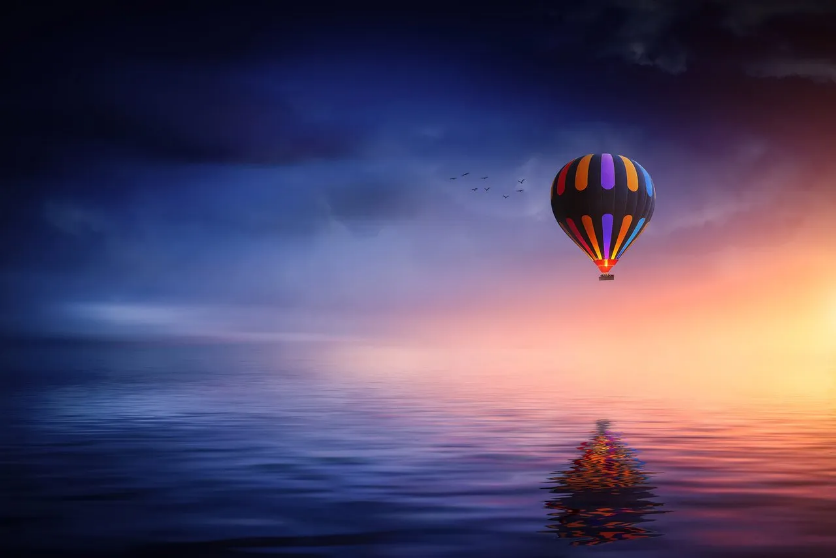
%> input picture DIP Lab 3/image6.png, 836 x 558 px
$ octave Q5.m   (GNU Octave 9; MATLAB toolbox functions it lacks are replaced by stand-ins)
%> lines starting %> are read from the running program, lines starting %| are printed output that depends on the picture; in (x1, y1, x2, y2) boxes, pixels count from 0 and x2, y2 are one past the last pixel; in counts of white or black regions, pixels touching at a corner belong together; the program's own positions count from 1

% Read the images
rgbImg = imread('/MATLAB Drive/Lab 3/image6.png');
%> rgbImg is the input picture: size 558x836x3 uint8; mean R, G, B 86.2, 73.8, 102.3
grayImg = imread('/MATLAB Drive/Lab 3/image2.jpg');
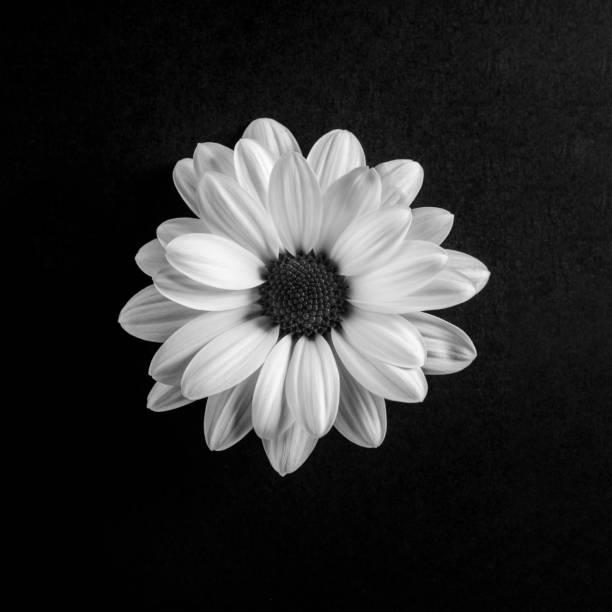
%> input picture DIP Lab 3/image2.jpg, 612 x 612 px
%> grayImg is the input picture: size 612x612x3 uint8; min 0, max 255, mean 46
[indexedImg, map] = imread('/MATLAB Drive/Lab 3/image1.png');
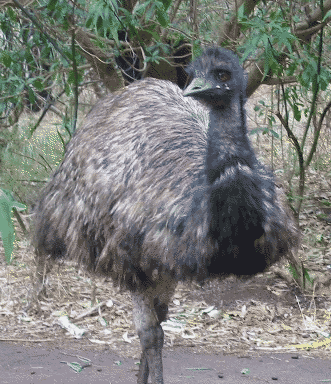
%> input picture DIP Lab 3/image1.png, 331 x 384 px
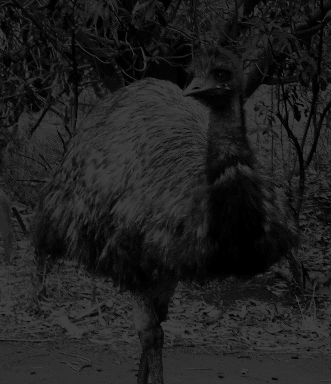
%> indexedImg: size 384x331 uint8; min 0, max 63, mean 31.6
%> map = 256 rows, first 12: [0.118 0.118 0.141; 0.18 0.251 0.173; 0.22 0.341 0.18; 0.161 0.176 0.192; 0.243 0.247 0.192; 0.212 0.196 0.2; 0.259 0.255 0.251; 0.22 0.243 0.255; 0.29 0.278 0.259; 0.247 0.357 0.259; 0.322 0.435 0.271; 0.329 0.302 0.275]
% Display the original images
figure;
subplot(2, 3, 1), imshow(rgbImg);
title("RGB");
subplot(2, 3, 2), imshow(grayImg);
title("Gray");
subplot(2, 3, 3), imshow(indexedImg);
title("Indexed");

% Convert images to different color spaces
rgbToGray = rgb2gray(rgbImg);
indexedToGray = ind2gray(indexedImg, map);
indexedToRgb = ind2rgb(indexedImg, map);

% Display the converted images
subplot(2, 3, 4), imshow(rgbToGray);
title("RGB to Gray");
subplot(2, 3, 5), imshow(indexedToGray);
title("Indexed to Gray");
subplot(2, 3, 6), imshow(indexedToRgb);
title("Indexed to RGB");

% Convert gray image to binary
grayToBinary = imbinarize(grayImg);
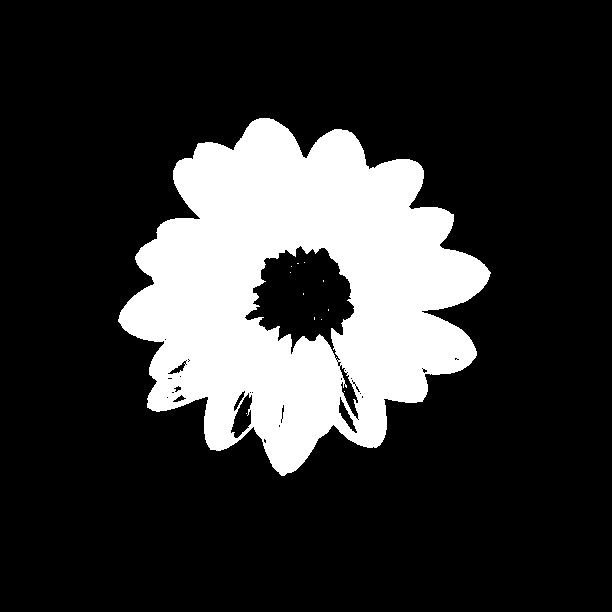
%> grayToBinary: size 612x612x3 logical; 20.3% white; 12 white regions (11 under 20 px), largest, box (x1, y1, x2, y2) and area: (118, 118, 491, 476) 76139

% Display the binary image
figure;
image(grayToBinary);
colormap("gray");
axis image;
title("Gray to Binary");

% Display gray image and histogram
figure;
subplot(1, 2, 1), imshow(grayImg);
title("Gray Image");
subplot(1, 2, 2), imhist(grayImg);
title("Histogram");
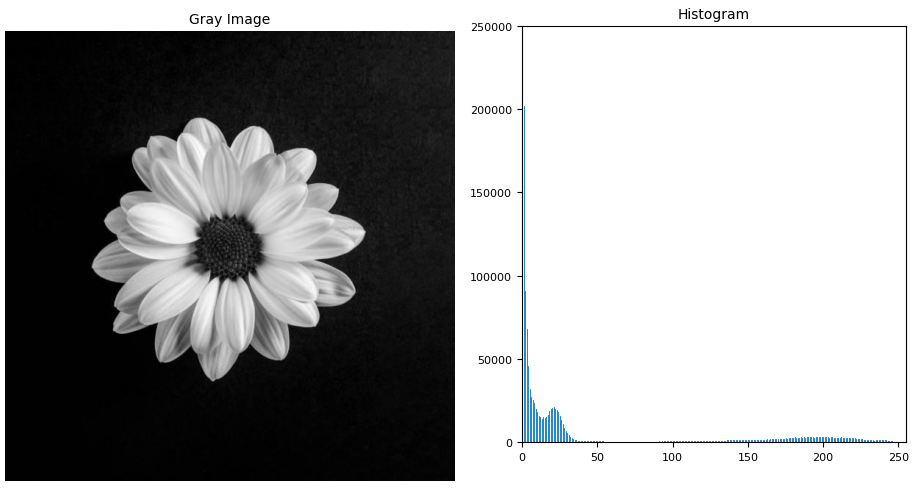
%> figure redrawn from the program's plot data, 2 panels

% Invert and blur the RGB image
invertedImg = imcomplement(rgbImg);
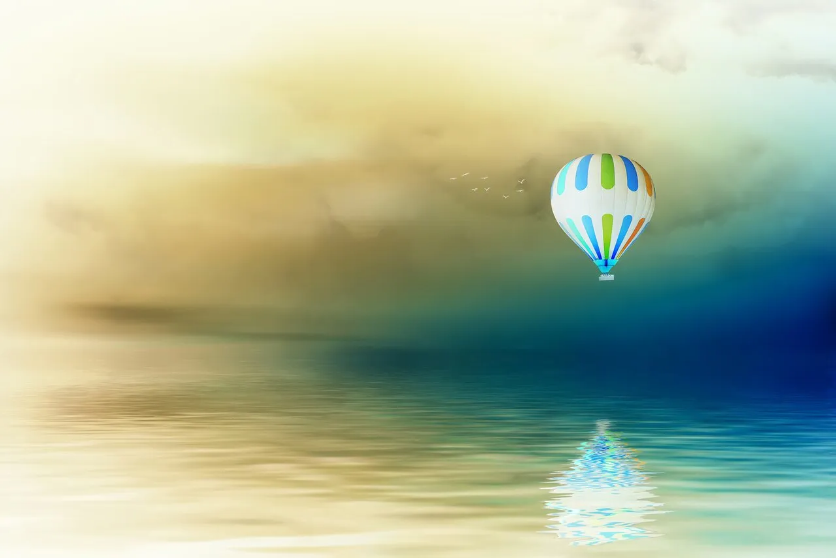
%> invertedImg: size 558x836x3 uint8; mean R, G, B 168.8, 181.2, 152.7
window = ones(9) / 9^2;  % Corrected normalization factor
blured = imfilter(rgbImg, window);
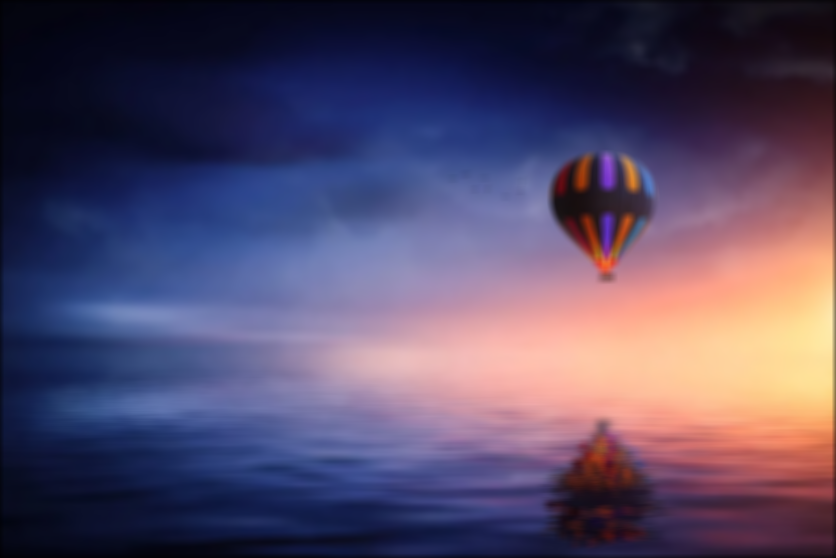
%> blured: size 558x836x3 uint8; mean R, G, B 85.9, 73.6, 102

% Display the original, inverted, and blurred images
figure;
subplot(1, 3, 1), imshow(rgbImg);
title("Original");
subplot(1, 3, 2), imshow(invertedImg);
title("Inverted");
subplot(1, 3, 3), imshow(blured);
title("Blurred Image");  % Typo corrected
